Frame 1 (no input): blank canvas, image omitted
Frame 60 (the mouse pressed at the canvas centre just before this capture): blank canvas, image omitted
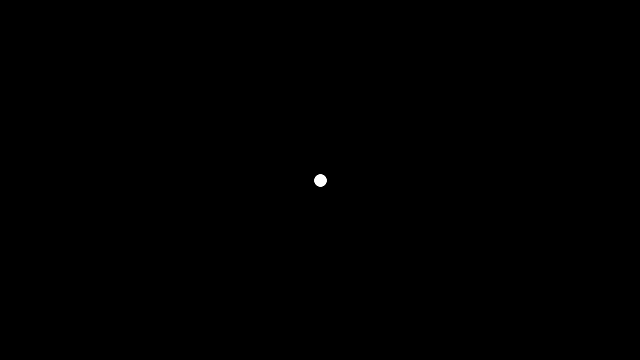
Frame 120 (the mouse held since frame 60 and released just before this capture)

The Processing sketch whose frames 1 and 60 were blank and that drew this single picture after the mouse press (run headless with seeded random() and noise(); from frame 60 on, the mouse is pressed at the canvas centre):

// Processing sketch: anim
// ── anim.pde

int currentFrame = 0;
PImage[] frames = new PImage[ 12 ];
int lastTime = 0;

void setup() 
{
  
  size(640, 360);
  
  strokeWeight(12);
  
  background(0);
  
  stroke(255);
  
  for (int i = 0; i < frames.length; i++)
  {
    frames[i] = get(); // Create a blank frame
  }
}

void draw() {
  int currentTime = millis();
  if (currentTime > lastTime + 30 )
  {
    nextFrame();
    lastTime = currentTime;
  }
  if (mousePressed == true) 
  {
    line(pmouseX, pmouseY, mouseX, mouseY);
  }
}

void nextFrame() 
{
  frames[currentFrame] = get(); // Get the display window
  
  currentFrame = ( currentFrame + 1 ) % frames.length;
  /*
  currentFrame++; // Increment to next frame
  if (currentFrame >= frames.length) {
    currentFrame = 0;
  }
  //*/
  image(frames[currentFrame], 0, 0);
}
